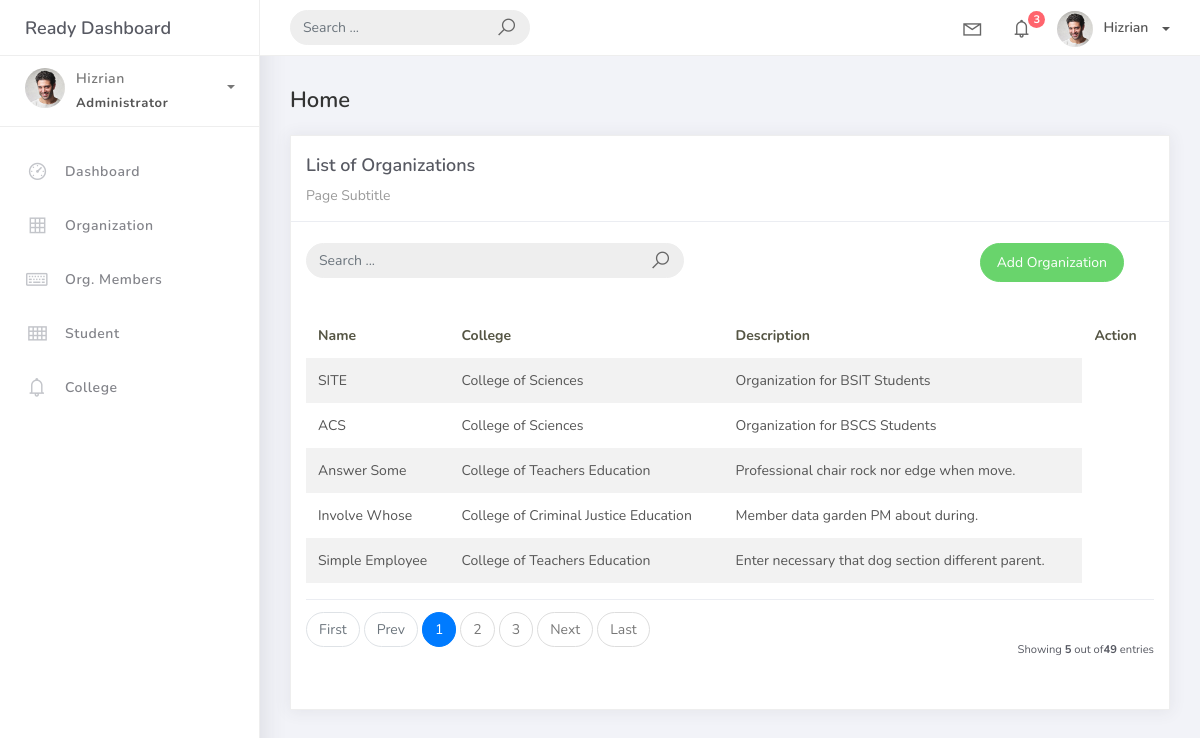
Screenshot of /organization_list with the database file from the repository.
### studentorg/models.py (models this page shows, shortened)
class BaseModel(models.Model):
    created_at = models.DateTimeField(auto_now_add=True, db_index=True)
    updated_at = models.DateTimeField(auto_now=True)
    class Meta:
        abstract = True

class Organization(BaseModel):
    name = models.CharField(max_length=150)
    college = models.ForeignKey(
        College, null=True, blank=True, on_delete=models.CASCADE)
    description = models. CharField(max_length=500)

class College(BaseModel):
    college_name = models.CharField(max_length=150)
    def __str__(self):
        return self.college_name

### studentorg/views.py (the view)
class OrganizationList(ListView):
    model = Organization
    context_object_name = 'organization'
    template_name = 'org_list.html'
    paginate_by = 5

### templates/org_list.html
{% extends 'base.html' %} {% load static %} {% block content %}
<div class="content">
  <div class="container-fluid">
    <h4 class="page-title">Home</h4>
    <div class="row">
      <div class="col-md-12">
        <div class="card">
          <div class="card-header">
            <div class="card-title">List of Organizations</div>
            <div class="card-category">Page Subtitle</div>
          </div>
          <br />
          <div class="col-md-12 row">
            <div class="col-md-6">
              <form
                class="navbar-left navbar-form nav-search mr-md-3" action="">
                <div class="input-group">
                  <input
                    type="text" placeholder="Search ... " class="form-control"/>
                  <div class="input-group-append">
                    <span class="input-group-text">
                      <i class="la la-search search-icon"></i>
                    </span>
                  </div>
                </div>
              </form>
            </div>
            <div class="col-md-6">
              <div class="pull-right">
                <a
                  href="{% url 'organization-add' %}" class="btn btn-success btn-rounded" >Add Organization</a>
              </div>
            </div>
          </div>
          <div class="card-body">
            <table class="table table-striped mt-3">
              <thead>
                <tr>
                  <th scope="col">Name</th>
                  <th scope="col">College</th>
                  <th scope="col">Description</th>
                  <th scope="col">Action</th>
                </tr>
              </thead>
              <tbody>
                {% for object in object_list %}
                <tr>
                  <td>{{ object.name }}</td>
                  <td>{{ object.college }}</td>
                  <td>{{ object.description }}</td>
                </tr>
                {% endfor %}
              </tbody>
            </table>
            {% include 'includes/pagination.html' %}
          </div>
        </div>
      </div>
    </div>
  </div>
</div>
{% endblock %}

### rows the page displays
Organization: name "SITE", college "College of Sciences", description "Organization for BSIT Students"
Organization: name "ACS", college "College of Sciences", description "Organization for BSCS Students"
Organization: name "Answer Some", college "College of Teachers Education", description "Professional chair rock nor edge when move."
Organization: name "Involve Whose", college "College of Criminal Justice Education", description "Member data garden PM about during."
Organization: name "Simple Employee", college "College of Teachers Education", description "Enter necessary that dog section different parent."

### other values shown
{{ page_num }} "1"
{{ page_num }} "2" "3"
{{ object_list.count }} "5"
{{ paginator.count }} "49"
